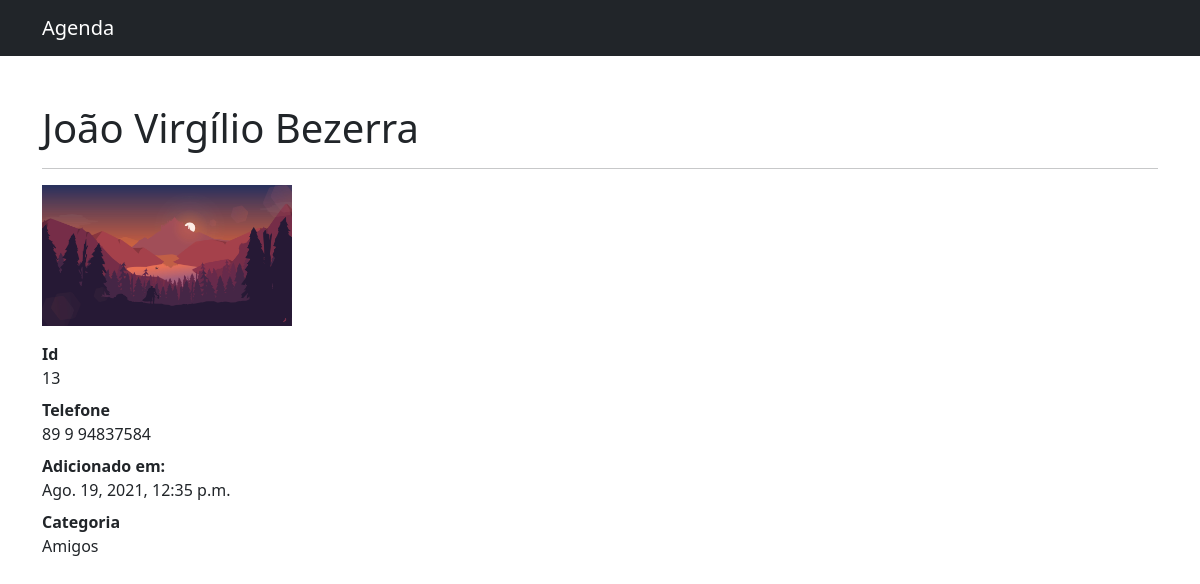
/13/ (signed in), run on the app's committed database.
### Contatos/models.py (models this page shows, shortened)
class Contato(models.Model):
    user = models.ForeignKey(get_user_model(), on_delete=models.CASCADE)
    categoria_contato = models.ForeignKey(Categoria, on_delete=models.DO_NOTHING, verbose_name='Categoria')
    nome_contato = models.CharField(max_length=100, verbose_name='Nome')
    sobrenome_contato = models.CharField(max_length=100, verbose_name='Sobrenome')
    telefone_contato = models.CharField(max_length=225, verbose_name='Telefone')
    email_contato = models.CharField(max_length=255, blank=True, verbose_name='E-mail')
    data_criacao_contato = models.DateTimeField(auto_now_add=True, verbose_name='Data de criação')
    descricao_contato = models.TextField(blank=True, verbose_name='Descrição')
    mostrar_contato = models.BooleanField(default=False)
    image_contact = models.ImageField(blank=True, upload_to='imagens/%Y/%m/%d', verbose_name='Imagem')

class Categoria(models.Model):
    nome_categoria = models.CharField(max_length=225, verbose_name='Nome da categoria')
    def __str__(self):
        return self.nome_categoria

### Contatos/views.py (the view)
# urls.py: path('<int:id_contato>/', views.detalhes_contato, name='detalhes_contato'),
@login_required(redirect_field_name='login')
def detalhes_contato(request, id_contato):
    contato = get_object_or_404(Contato, id=id_contato)
    if not contato.mostrar_contato:
        raise Http404()
    return render(request, 'contatos/detalhes_contato.html', {'contato': contato})

### Contatos/templates/contatos/detalhes_contato.html (shortened to what this page needs)
{% extends 'base.html' %}
{% block 'content' %}
    {% include 'partials/_header.html' %}
    <div class="container">
        <h1 class="mt-5">{{ contato.nome_contato }} {{ contato.sobrenome_contato }}</h1>
        <hr>
        {% if contato.image_contact %}
            <p>
                <img src="{{ contato.image_contact.url }}" style="width: 250px;">
            </p>
        {% endif %}
        <dl>
            <dt>Id</dt>
            <dd>{{ contato.id }}</dd>
            <dt>Telefone</dt>
            <dd>{{ contato.telefone_contato }}</dd>
            <dt>Adicionado em:</dt>
            <dd>{{ contato.data_criacao_contato }}</dd>
            <dt>Categoria</dt>
            <dd>{{ contato.categoria_contato }}</dd>
        </dl>
    </div>
{% endblock %}

### data on the page
Contato: nome_contato "João Virgílio", sobrenome_contato "Bezerra", image_contact (picture), id "13", telefone_contato "89 9 94837584", data_criacao_contato "Ago. 19, 2021, 12:35 p.m.", categoria_contato "Amigos"
